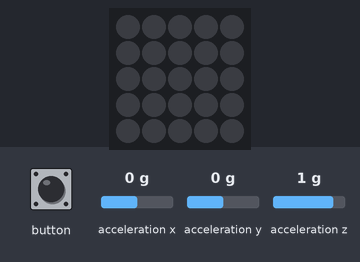
Bench run of a sketch on a simulated ESP32. Shown: 5×5 RGB LED matrix (first LED top left, wired row by row). The test bench sets the inputs (shaded band); at power-on: acceleration x 0 g, acceleration y 0 g, acceleration z 1 g. Dim RGB values are drawn brighter than linear; what the sketch prints to the serial monitor is not drawn.

Above: at 1.2 s.
1.3 s: button pressed for 0.15 s
At 1.8 s:
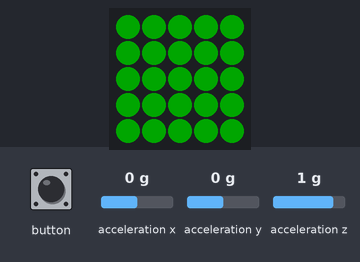
2.9 s: button pressed for 1 s
At 3.05 s:
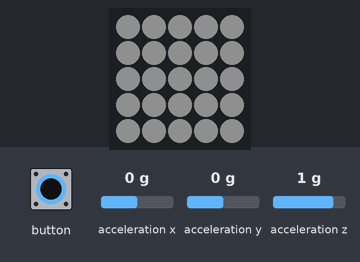
4.5 s: button set LOW
At 4.9 s:
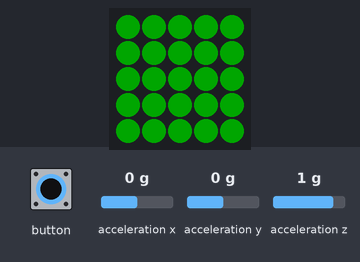
6.4 s: acceleration x set to -1.4 g
8.2 s: acceleration x set to 0.8 g
11.2 s: button pulsed HIGH 2 times (0.12 s each, 0.3 s apart)
At 11.49 s:
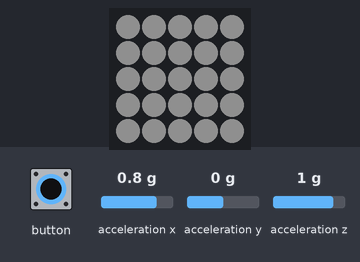
Timing chart, 0 to 14.2 s (numbered marks = the images above; inputs shaded):
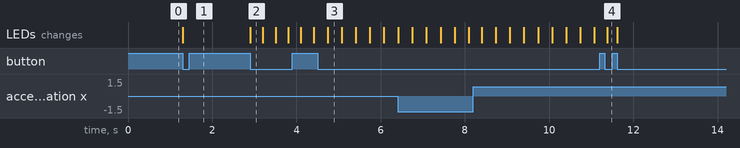

Measured:
- after the input at 1.3 s, the LEDs: change at once (image 1)
- after the input at 2.9 s, the LEDs: change at once (image 2)
- after the input at 4.5 s, the LEDs: change after 0.24 s (image 3)
- after the input at 11.2 s, the LEDs: change after 0.18 s (image 4)

The sketch:

part1_1_final.ino
```cpp
#include "M5Atom.h"
uint8_t DisBuff[2 + 5 * 5 * 3];
const int n_average = 20;
bool isFlashing = false;
unsigned long lastDisplayTime = 0; //
const unsigned long flashTimeInterval = 50;
const unsigned long sensorTimeInterval = 20;
bool IMU6886Flag = false;
unsigned long currentTime = millis();

float deacceleratingThreshold = 0.07;
bool isDeaccelerating = false;
float accX = 0, newAccX = 0, accX_avg = 0;
float accY = 0, newAccY = 0, accY_avg = 0;
float accZ = 0, newAccZ = 0, accZ_avg = 0;
void checkDeaccelerating()
{
  float accX = 0, accY = 0, accZ = 0;
  M5.IMU.getAccelData(&accX, &accY, &accZ);
  // Average the acceleration data
  // simple "running average" method without store the data in an array
  accX_avg = ((accX_avg * (n_average - 1)) + accX) / n_average;
  accY_avg = ((accY_avg * (n_average - 1)) + accY) / n_average;
  accZ_avg = ((accZ_avg * (n_average - 1)) + accZ) / n_average;

  Serial.printf("accX_avg is ");
  Serial.print(accX_avg);
  Serial.printf("accX is ");
  Serial.print(accX_avg);

  if ((accX_avg - accX) > deacceleratingThreshold && (accY_avg - accY) > deacceleratingThreshold)
  {
    isDeaccelerating = true;
  }
  else
  {
    isDeaccelerating = false;
  }

}

void setBuff(uint8_t Rdata, uint8_t Gdata, uint8_t Bdata)
{
  DisBuff[0] = 0x05;
  DisBuff[1] = 0x05;
  for (int i = 0; i < 25; i++)
  {
    DisBuff[2 + i * 3 + 0] = Rdata;
    DisBuff[2 + i * 3 + 1] = Gdata;
    DisBuff[2 + i * 3 + 2] = Bdata;
  }
}

void flashColor(uint8_t Rdata, uint8_t Gdata, uint8_t Bdata)
{
  //Serial.println("Inside function flashColor");
  if (currentTime - lastDisplayTime <= flashTimeInterval)
  {
    if (isFlashing == false)
    {
      setBuff(Rdata, Gdata, Bdata);
      M5.dis.displaybuff(DisBuff);
      isFlashing = true;
    }
    else
    {
      M5.dis.clear();
      isFlashing = false;
    }
    lastDisplayTime = currentTime;
  }
}
void solidColor(uint8_t Rdata, uint8_t Gdata, uint8_t Bdata)
{
  setBuff(Rdata, Gdata, Bdata);
  M5.dis.displaybuff(DisBuff);
  delay(100);
}
void setup()
{
  M5.begin(true, false, true);
  setBuff(0x00, 0x00, 0x00);
  M5.dis.displaybuff(DisBuff);

  IMU6886Flag = M5.IMU.Init() == 0;

  if (!IMU6886Flag)
  {
    Serial.println("Error initializing the IMU! :-(");
  }

}

uint8_t cycle = 0;

void loop()
{
  //Serial.printf("looping");
  if (M5.Btn.wasPressed())
  {
    cycle++;
    if (cycle > 4)
    {
      cycle = 0;
    }

  }
  switch (cycle)
  {
    case 0:
      {
        setBuff(0x00, 0x00, 0x00);
        M5.dis.displaybuff(DisBuff);
        //Serial.printf("At case 0");
        break;
      }
    case 1:
      {
        //Serial.printf("At case 1");
        flashColor(0xff, 0x00, 0x00);
        Serial.printf("flashing red");
        break;
      }
    case 2:
      {
        // Serial.printf("At case 2");
        flashColor(0x60, 0x60, 0x60);
        Serial.printf("flashing red");
        break;
      }
    case 3:
      {
        Serial.printf("At case 3, : ");
        M5.IMU.getAccelData(&accX, &accY, &accZ);
        checkDeaccelerating();
        if (isDeaccelerating)
        {
          solidColor(0xff, 0x00, 0x00);
        }
        else
          flashColor(0xff, 0x00, 0x00);
        break;
      }
    case 4:
      {
        Serial.printf("At case 4");
        M5.IMU.getAccelData(&accX, &accY, &accZ);
        checkDeaccelerating();
        if (isDeaccelerating)
        {
          solidColor(0x60, 0x60, 0x60);
        }
        else
          flashColor(0x60, 0x60, 0x60);
        break;
      }
  }
  M5.update();
}
```
